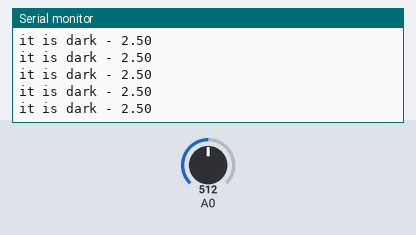
Simulated run of this sketch. Board: Arduino Uno, built with avr-gcc and run on an emulated ATmega328P. On the bench: the last lines printed to the serial monitor. The inputs (shaded band) are chosen by the test bench; at power-on: A0 = 512.

Above: at 1.2 s.
1.3 s: A0 set to 416
At 2.3 s:
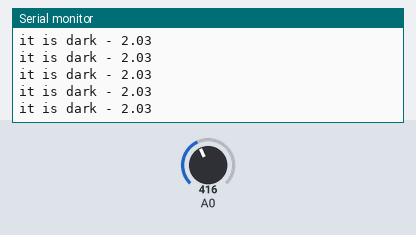
4.3 s: A0 set to 402
At 5.2 s:
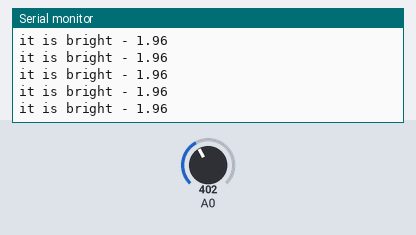
11.2 s: A0 set to 72
At 12.1 s:
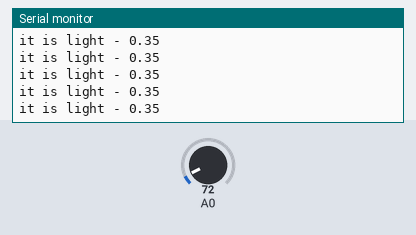
12.7 s: A0 set to 87
At 13.4 s:
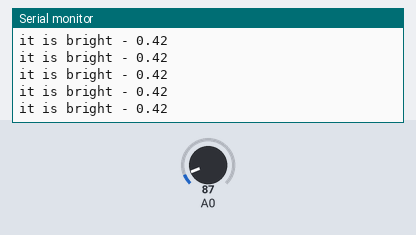

Measured:
- the behaviour switches between 410 and 409 on A0 (found by bisection; images 1 and 2)
- the behaviour switches between 81 and 82 on A0 (found by bisection; images 3 and 4)
- after the input at 1.3 s, the serial monitor: prints a new line after 0.08 s (image 1)
- after the input at 4.3 s, the serial monitor: prints a new line after 0.09 s (image 2)
- after the input at 11.2 s, the serial monitor: prints a new line after 0.09 s (image 3)
- after the input at 12.7 s, the serial monitor: prints a new line after 0.09 s (image 4)

The sketch:

sketch_jul02a.ino
```cpp
// A0:

// the setup routine runs once when you press reset:
void setup() {
  // initialize serial communication at 9600 bits per second:
  Serial.begin(9600);
}

// the loop routine runs over and over again forever:
void loop() {
  // read the input on analog pin 0:
  int sensorValue = analogRead(A0);
  // Convert the analog reading (which goes from 0 - 1023) to a voltage (0 - 5V):
  float voltage = sensorValue * (5.0 / 1024.0);

  // the lower the voltage, the brighter it is
  if ((voltage >= 0) && (voltage <= 0.4)) {
    Serial.print ("it is light - ");
  } else if ((voltage > 0.4) && (voltage <= 2)) {
    Serial.print ("it is bright - ");
  } else {
    Serial.print ("it is dark - ");
  }
  // print out the value you read:
  Serial.println(voltage);

// D0:

// when sensor pin D0 is connected, the sensor only knows the state light (0.14V) and dark (5.0V).
// The brightness at which the particular state is to be set can be set using the rotary potentiometer.

}
```
